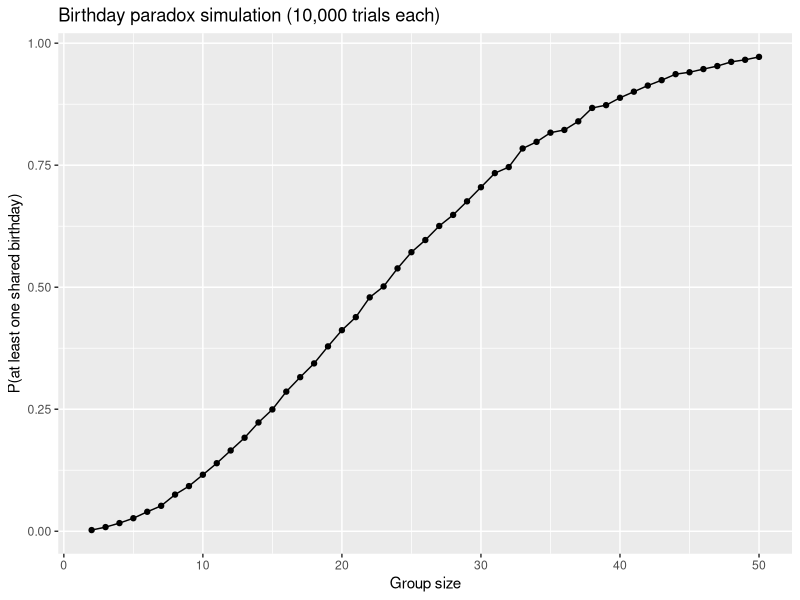

R code for this plot:
## ---- chunk 1
knitr::opts_chunk$set(echo = TRUE)
library(tidyverse) 
set.seed(1)
## ---- chunk 2
has_match_once = function(n) {
  bdays = sample(1:365, size = n, replace = TRUE)
  any(duplicated(bdays))
}

sim_p1 = tibble(group_size = 2:50) |>
  mutate(
    trials = map(group_size, \(g) replicate(10000, has_match_once(g))),
    prob   = map_dbl(trials, \(x) mean(x))
  )

sim_p1 |>
  ggplot(aes(x = group_size, y = prob)) +
  geom_line() +
  geom_point() +
  labs(x = "Group size", y = "P(at least one shared birthday)",
       title = "Birthday paradox simulation (10,000 trials each)")
## ---- chunk 3

## ---- chunk 4

